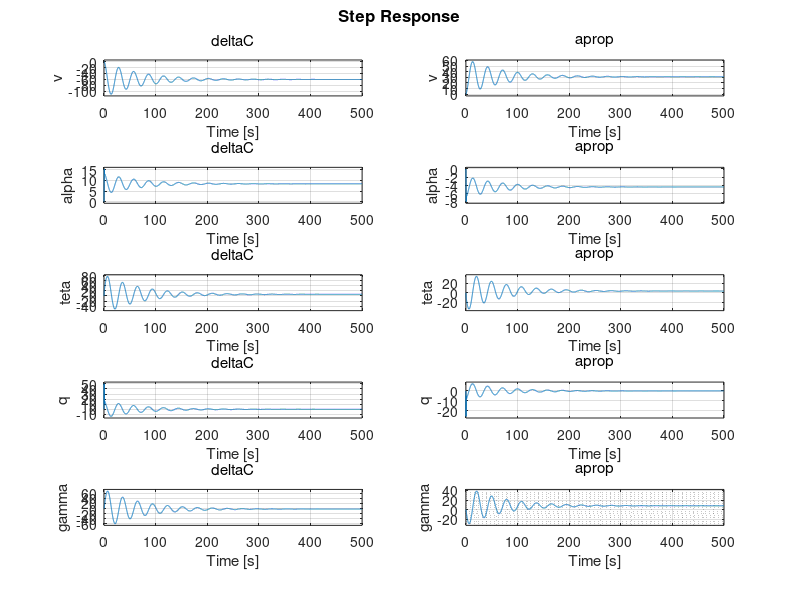

MATLAB code for this plot: (Note: this script raises an error after producing the figure.)
clc
clear all
close all

A = [   -0.018223   -0.088571   -9.78   0;
        -0.003038   -1.2563     0       1;
        0           0           0       1;
        0.0617      -28.078     0       -4.5937];

B = [   0           1.1962;
        0           -0.0012;
        0           0;
        7.84        -4.05];

C = [   1           0           0       0;
        0           57.296      0       0;
        0           0           57.296  0;
        0           0           0       57.296;
        0           -57.296     57.296  0];

D = [   0           0;
        0           0;
        0           0;
        0           0;
        0           0];

states = {'v' 'alpha' 'teta' 'q'};
inputs = {'deltaC' 'aprop'};
outputs = {'v' 'alpha', 'teta', 'q', 'gamma'};

FTBO = ss(A,B,C,D,'statename',states,...
'inputname',inputs,...
'outputname',outputs);

G = tf([33.7002], [1 5.8402 33.702])
G2 = tf([0.0472], [ 1 0.0282 0.0472])
x = tf(FTBO)
step(FTBO)
grid minor
figure()
% subplot(3,2,1)
% bode(x(1,1))
% grid minor
% 
% subplot(3,2,2)
% bode(x(2,1))
% grid minor
% 
% subplot(3,2,3)
% bode(x(3,1))
% grid minor
% 
% subplot(3,2,4)
% bode(x(4,1))
% grid minor

% subplot(3,2,5)
% bode(x(5,1))

h = bodeplot(x(5,1));
options = getoptions(h);
options.Title.String = 'Lieu de Bode';
options.XLabel.FontSize = 20;
options.YLabel.FontSize = 20;
options.Title.FontSize = 25;
setoptions(h,options);

grid minor

[num_tfva, den_tfva] = tfdata(x(1,2));
num_tfva = num_tfva{1};
den_tfva = den_tfva{1};
FTVA = tf(num_tfva, den_tfva);

%% Analyse des différents mode dynamique de l'avion
clc
close all
figure();

[R,P,K_res] = residue(num_tfva,den_tfva);

[zeros, poles, K] = tf2zp(num_tfva, den_tfva);
disp(["Valeur de TF pour la sortie v et l'entrée a: "])
x(1,2)
disp(["Valeur des poles pour le mode phugoide : ", poles(1)])
disp(["Valeur des poles pour le mode short-period : ", poles(3)])
disp(["Analyse du mode phugoide : "])
phi_phu = atan(imag(poles(3))/abs(real(poles(3))));
zeta_phu = cos(phi_phu);
R_phu = abs(poles(3));
wn_phu = R_phu;
wa_phu = wn_phu*(1-zeta_phu^2)^0.5;
Mp_phu = 100*exp(-pi/tan(phi_phu));
ts_phu = 4/(zeta_phu*wn_phu);

disp(["Valeur de phi : ", phi_phu]);
disp([ "Valeur de zeta : ", zeta_phu]);
disp([ "Valeur de R : ", R_phu]);
disp(["Valeur de wn : ", wn_phu]);
disp(["Valeur de wa :", wa_phu]);
disp([ "Valeur de Mp : " Mp_phu]);
disp([ "Temps de stabilisation (2%)", ts_phu]);

disp("Fonction de transfert de Phugoid: ")
G_phu_num = [R(3)+R(4) -R(3)*P(4)-R(4)*P(3)];
G_phu_den = [1 -P(3)-P(4) P(3)*P(4)];
G_phu = tf(G_phu_num, G_phu_den)

disp("Valeur théorique de matlab:")
damp(G_phu)
[y,t] = step(G_phu);
plot(t,y,'LineWidth',3)
xlabel('temps(s)', 'FontSize',20)
ylabel('Amplitude', 'FontSize',20)
ax = gca;
ax.FontSize = 15;  % Font Size of 15
title('Réponse échelon du mode dynamique phugoide', FontSize=25)
grid minor

figure();
disp(["Analyse du mode short-period : "])
phi_sp = atan(imag(poles(1))/abs(real(poles(1))));
zeta_sp = cos(phi_sp);
R_sp = abs(poles(1));
wn_sp = cos(phi_sp)*R_sp/zeta_sp;
wa_sp = wn_sp*(1-zeta_sp^2)^0.5;
Mp_sp = 100*exp(-pi/tan(phi_sp));
ts_sp = 4/(zeta_sp*wn_sp);
grid minor

disp(["Valeur de phi : ", phi_sp]);
disp([ "Valeur de zeta : ", zeta_sp]);
disp([ "Valeur de R : ", R_sp]);
disp(["Valeur de wn : ", wn_sp]);
disp(["Valeur de wa :", wa_sp]);
disp([ "Valeur de Mp : " Mp_sp]);
disp([ "Temps de stabilisation (2%)", ts_sp]);

disp("Fonction de transfert courte période: ")

G_sp_num = [R(1)+R(2) -R(1)*P(2)-R(2)*P(1)];
G_sp_den = [1 -P(1)-P(2) P(1)*P(2)];
G_sp = tf(G_sp_num, G_sp_den)

disp("Valeur théorique de matlab:")
damp(G_sp)
[y,t] = step(G_sp);
plot(t,y,'LineWidth',3)
xlabel('temps(s)', 'FontSize',20)
ylabel('Amplitude', 'FontSize',20)
ax = gca;
ax.FontSize = 15;  % Font Size of 15
title('Réponse échelon du mode dynamique à courte période', FontSize=25)
grid minor

[y,t] = step(G_sp*G_phu);
plot(t,y,'LineWidth',3)
xlabel('temps(s)', 'FontSize',20)
ylabel('Amplitude', 'FontSize',20)
ax = gca;
ax.FontSize = 15;  % Font Size of 15
title('Réponse échelon des modes(ordre 4)', FontSize=25)
grid minor

%% Dessin du lieu des racine
close all
rlocusplot(x(1,2))

hm = findobj(gca, 'Type', 'Line');          % Handle To 'Line' Objects
hm(6).MarkerSize = 12;  
hm(7).MarkerSize = 12; 
hm(2).LineWidth = 2;
hm(3).LineWidth = 2;
hm(4).LineWidth = 2;
hm(5).LineWidth = 2;
title('Lieu des racines', FontSize=25)
xlabel('Axe reel', 'FontSize',20)
ylabel('Axe imaginaire','FontSize',20)
xlim([-4 0])
grid minor

n = size(poles);
n = n(1);
m = size(zeros);
m = m(1);
disp(["nombre de branche = ", n])
disp(["Nombre d'asymptote = ",n-m])
disp(["Direction des asymptotes = ", 180/(n-m)*(2*0+1)])
phi = (sum(real(poles)) - sum(real(zeros)))/(n-m)
disp(["Intersection sur l'axe des réels = ", phi])

ptA = zeros(1)
ptB = poles(1)
ptC = poles(3)
ptD = zeros(3)
ptE = poles(4)
ptF = poles(2)
ptG = zeros(2)
calc_angle_racine

disp(["Angle A = ", angle_A])
disp(["Angle B = ", angle_B])
disp(["Angle C = ", angle_C])
disp(["Voir règle 7 et 9 sur document papier"])
Kv = 1.0263;
disp(["Kv trouvé : ", Kv])
disp("Aucune intersection possible sur l'axe des imaginaire")

p = rlocus(x(1,2),1.0263);
hold on
plot(p, 'p', 'markerSize', 15)

% [Kv,POLES] = rlocfind(FTBO(1,2))

%% n1/d1 Conception de la boucle interne
close all
C1 = C(5, :); %Enlever C(1) car c'est une sortie qui ne sera pas utilisé
A1 = A - B(:,2)*Kv*C(1,:); 
B1 = B(:,1);
D1 = [0]'; %Une sortie seulement

states = {'v' 'alpha' 'teta' 'q'};
inputs = {'deltaC'};
outputs = {'gamma'};

boucle_int = ss(A1, B1, C1, D1,'statename',states,...
'inputname',inputs,...
'outputname',outputs);

figure()
bode(Kv*FTBO(1,2))

h = bodeplot(Kv*FTBO(1,2));
options = getoptions(h);
options.Title.String = 'Lieu de Bode';
options.XLabel.FontSize = 20;
options.YLabel.FontSize = 20;
options.Title.FontSize = 25;
setoptions(h,options);

[Gm,Pm,Wcg,Wcp] = margin(Kv*FTBO(1,2)) %%Kv
disp(["Gain margin:", Gm])
disp(["Phase margin:", Pm])
disp(["Wcg : ", Wcg])
disp(["Wcp : ", Wcp])
grid on



%% Pour méthode analytique
close all
[num, den] = tfdata(FTBO(1,2));
[R,P,K] = residue(num{1},den{1});
Coef = abs(R)./(abs(real(P)))
[num_red, den_red] = residue(R(3:4), P(3:4), K)
FTBO_red = tf(num_red, den_red)
disp(["Voir démarche pour nouveau Kv : ", 1.2987])
disp("Fonction de transfert d'ordre 2 en boucle ouverte: ")
FTBO_red
figure();
subplot(2,1,1)
rlocus(FTBO_red)
hm = findobj(gca, 'Type', 'Line');          % Handle To 'Line' Objects
hm(5).MarkerSize = 12;  
hm(4).MarkerSize = 12; 
hm(1).LineWidth = 2;
hm(2).LineWidth = 2;
hm(3).LineWidth = 2;

title('Lieu des racines', FontSize=25)
xlabel('Axe reel', 'FontSize',20)
ylabel('Axe imaginaire','FontSize',20)
xlim([-4 0])
grid minor



subplot(2,1,2)
rlocus(x(1,2))
hm = findobj(gca, 'Type', 'Line');          % Handle To 'Line' Objects
hm(6).MarkerSize = 12;  
hm(7).MarkerSize = 12; 
hm(2).LineWidth = 2;
hm(3).LineWidth = 2;
hm(4).LineWidth = 2;
hm(5).LineWidth = 2;
title('Lieu des racines', FontSize=25)
xlabel('Axe reel', 'FontSize',20)
ylabel('Axe imaginaire','FontSize',20)
xlim([-4 0])
grid minor

%% Analyse de A1 B1 C1 D1
close all
figure();
hold on

C1 = C(5, :); %Enlever C(1) car c'est une sortie qui ne sera pas utilisé
% C1 = C([1,5], :);
A1 = A - B(:,2)*Kv*C(1,:); 
B1 = B(:,1);
D1 = [0]'; %Une sortie seulement

[num_1, den_1] = ss2tf(A1, B1, C1, D1);
TFBF_1 = tf(num_1,den_1);

C1_2 = C(5, :); %Enlever C(1) car c'est une sortie qui ne sera pas utilisé
A1_2 = A - B(:,2)*1.2987*C(1,:); 
B1_2 = B(:,1);
D1_2 = [0]'; %Une sortie seulement

[num_2, den_2] = ss2tf(A1_2, B1_2, C1_2, D1_2);
TFBF_2 = tf(num_2,den_2);

rlocus(TFBF_1);
rlocus(TFBF_2);

hm = findobj(gca, 'Type', 'Line');          % Handle To 'Line' Objects
hm(6).MarkerSize = 12;  
hm(7).MarkerSize = 12; 
hm(12).MarkerSize = 12;  
hm(13).MarkerSize = 12; 
hm(2).LineWidth = 2;
hm(3).LineWidth = 2;
hm(4).LineWidth = 2;
hm(5).LineWidth = 2;
hm(8).LineWidth = 2;
hm(9).LineWidth = 2;
hm(10).LineWidth = 2;
hm(11).LineWidth = 2;
title('Comparaison lieu de racine', FontSize=25)
xlabel('Axe reel', 'FontSize',20)
ylabel('Axe imaginaire','FontSize',20)

legend('Kv = 1.0263', 'Kv = 1.2987', 'FontSize', 15)
grid on
xlim([-5 0])
ylim([-8 8])


%%
%Calcul simple pour déterminer kp: Prendre le point à
%-180 (fréquence) trouver le gain à cette fréquence (11dB), Trouver combien
%on doit diminuer la courbe pour avoir un GM de 6dB (-17dB ou -18dB).
%Déterminer ce gain et le multiplier à TFBF_1
close all
figure();
hold on

h = bodeplot(TFBF_1);
options = getoptions(h);
options.XLabel.FontSize = 20;
options.YLabel.FontSize = 20;
options.Title.FontSize = 25;
setoptions(h,options);




margin(TFBF_1)
[Gm, Pm, wcg, wcp] = margin(TFBF_1)
Kp = 10^(((20*log10(Gm)-6))/20);
% bode(Kp*TFBF_1)
% margin(Kp*TFBF_1)
erreur = 1/(1+10^(5.34/20));
disp(["L'erreur est de : " , erreur])
grid on
% legend('FTBF','FTBF*Kp', 'FontSize', 15)


%% Afficher la réponse à l'échelon
%L'erreur en régime permanent est la même et l'erreur n'est pas nul
figure()
TFBF_1_FB = feedback(Kp*TFBF_1,1)
step(TFBF_1_FB)
xlim([0 14])
disp(["L'erreur est de : " , 0.3510])




%% PD, PI, PID
close all

% num_1_PD = Kp.*[1 1];
% den_1_PD = [1];
num_1_PI = Kp.*[1 1];
den_1_PI = [1 0];
num_1_PID = Kp.*[1 1 1];
den_1_PID = [0 1 0];
test = ss(A1, B1, C1, D1)

C2 = C1
A2 = A1 - B1*Kp*C2;
B2 = B1*Kp;
D2 = [0]';

[n2, d2] = ss2tf(A2, B2, C2, D2);
TFBF_2_p = tf(n2,d2)


tf_pd = tf(num_1_PD, den_1_PD);
tf_pi = tf(num_1_PI, den_1_PI);
tf_pid = tf(num_1_PID, den_1_PID);

% TFBO_1_p = Kp*TFBF_1;
TFBO_1_pd = tf_pd*TFBF_1;
TFBO_1_pi = tf_pi*TFBF_1;
TFBO_1_pid = tf_pid*TFBF_1;

% TFBF_2_p = feedback(TFBO_1_p, 1);
TFBF_2_pd = feedback(TFBO_1_pd, 1);
TFBF_2_pi = feedback(TFBO_1_pi, 1);
TFBF_2_pid = feedback(TFBO_1_pid, 1);

figure();
hold on
step(TFBF_2_p)
step(TFBF_2_pd)
step(TFBF_2_pi)
step(TFBF_2_pid)
xlabel('Temps', 'Fontsize',20)
ylabel('Amplitude', 'Fontsize',20)
legend('p', 'pd', 'pi', 'pid', 'Fontsize', 15)
title('Réponse à l''échelon', 'Fontsize', 25)
grid minor


